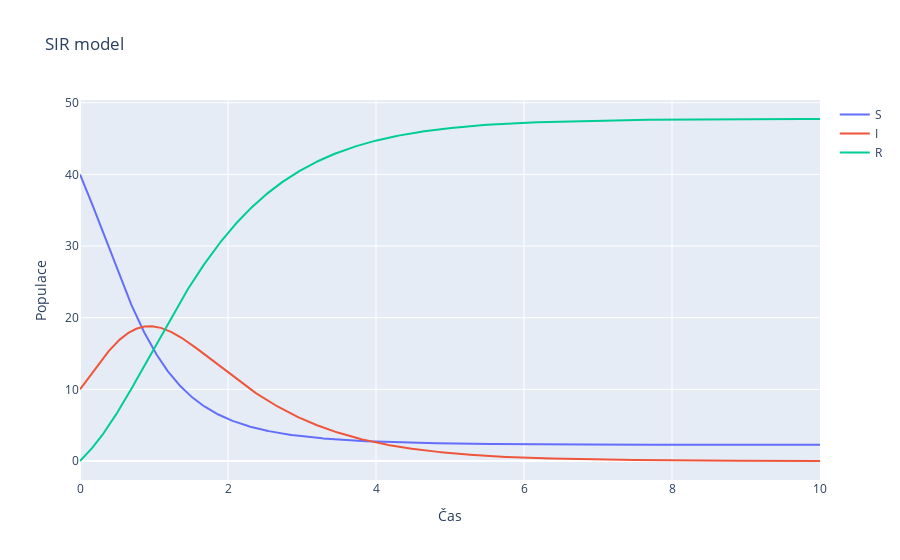

Notebook code for this chart:
### Markdown cell above
### <a id='toc1_2_5_'></a>[SIR model 1](#toc0_)
* $N$ = 50
* $I$ = 10
* $\beta$ = 3
* $\gamma$ = 1

### Code cell
main()

### Figure 1 — Plotly figure (JSON) as saved in the notebook; plotly's stock layout.template omitted (floating-point values rounded to 4 significant figures; data arrays with more than 128 entries replaced by an {"elided": "..."} marker saying what was removed)
{"data": [{"name": "S", "type": "scatter", "x": {"elided": "1000 float values"}, "y": {"elided": "1000 float values"}}, {"name": "I", "type": "scatter", "x": {"elided": "1000 float values"}, "y": {"elided": "1000 float values"}}, {"name": "R", "type": "scatter", "x": {"elided": "1000 float values"}, "y": {"elided": "1000 float values"}}], "layout": {"title": {"text": "SIR model"}, "xaxis": {"title": {"text": "Čas"}}, "yaxis": {"title": {"text": "Populace"}}}}
